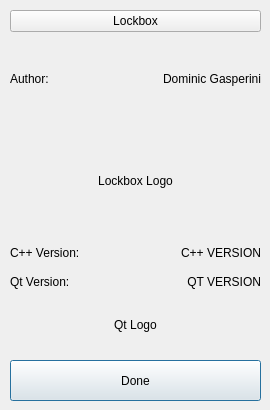
<?xml version="1.0" encoding="UTF-8"?>
<ui version="4.0">
 <class>AboutDlg</class>
 <widget class="QDialog" name="AboutDlg">
  <property name="geometry">
   <rect>
    <x>0</x>
    <y>0</y>
    <width>270</width>
    <height>410</height>
   </rect>
  </property>
  <property name="minimumSize">
   <size>
    <width>270</width>
    <height>410</height>
   </size>
  </property>
  <property name="maximumSize">
   <size>
    <width>270</width>
    <height>410</height>
   </size>
  </property>
  <property name="windowTitle">
   <string>Dialog</string>
  </property>
  <widget class="QPushButton" name="exitBtn">
   <property name="geometry">
    <rect>
     <x>10</x>
     <y>360</y>
     <width>251</width>
     <height>41</height>
    </rect>
   </property>
   <property name="text">
    <string>Done</string>
   </property>
  </widget>
  <widget class="QWidget" name="">
   <property name="geometry">
    <rect>
     <x>10</x>
     <y>10</y>
     <width>251</width>
     <height>341</height>
    </rect>
   </property>
   <layout class="QVBoxLayout" name="verticalLayout_3">
    <item>
     <layout class="QVBoxLayout" name="verticalLayout">
      <item>
       <widget class="QPushButton" name="lockboxTitleBtn">
        <property name="styleSheet">
         <string notr="true">font: 700 oblique 30pt &quot;DejaVu Sans&quot;;</string>
        </property>
        <property name="text">
         <string>Lockbox</string>
        </property>
       </widget>
      </item>
      <item>
       <layout class="QGridLayout" name="gridLayout">
        <item row="0" column="0">
         <widget class="QLabel" name="authorLbl">
          <property name="text">
           <string>Author:</string>
          </property>
          <property name="alignment">
           <set>Qt::AlignLeading|Qt::AlignLeft|Qt::AlignVCenter</set>
          </property>
         </widget>
        </item>
        <item row="0" column="1">
         <widget class="QLabel" name="label">
          <property name="text">
           <string>Dominic Gasperini</string>
          </property>
          <property name="alignment">
           <set>Qt::AlignRight|Qt::AlignTrailing|Qt::AlignVCenter</set>
          </property>
         </widget>
        </item>
       </layout>
      </item>
     </layout>
    </item>
    <item>
     <widget class="QLabel" name="lockboxLogoLbl">
      <property name="text">
       <string>Lockbox Logo</string>
      </property>
      <property name="alignment">
       <set>Qt::AlignCenter</set>
      </property>
     </widget>
    </item>
    <item>
     <layout class="QVBoxLayout" name="verticalLayout_2">
      <item>
       <layout class="QGridLayout" name="gridLayout_2">
        <item row="1" column="1">
         <widget class="QLabel" name="qtVersionNumLbl">
          <property name="text">
           <string>QT VERSION</string>
          </property>
          <property name="alignment">
           <set>Qt::AlignRight|Qt::AlignTrailing|Qt::AlignVCenter</set>
          </property>
         </widget>
        </item>
        <item row="1" column="0">
         <widget class="QLabel" name="qtVersionLbl">
          <property name="text">
           <string>Qt Version:</string>
          </property>
          <property name="alignment">
           <set>Qt::AlignLeading|Qt::AlignLeft|Qt::AlignVCenter</set>
          </property>
         </widget>
        </item>
        <item row="0" column="0">
         <widget class="QLabel" name="cppVersionLbl">
          <property name="text">
           <string>C++ Version: </string>
          </property>
          <property name="alignment">
           <set>Qt::AlignLeading|Qt::AlignLeft|Qt::AlignVCenter</set>
          </property>
         </widget>
        </item>
        <item row="0" column="1">
         <widget class="QLabel" name="cppVersionNumLbl">
          <property name="text">
           <string>C++ VERSION</string>
          </property>
          <property name="alignment">
           <set>Qt::AlignRight|Qt::AlignTrailing|Qt::AlignVCenter</set>
          </property>
         </widget>
        </item>
       </layout>
      </item>
      <item>
       <widget class="QLabel" name="qtLogoLbl">
        <property name="text">
         <string>Qt Logo</string>
        </property>
        <property name="alignment">
         <set>Qt::AlignCenter</set>
        </property>
       </widget>
      </item>
     </layout>
    </item>
   </layout>
  </widget>
 </widget>
 <resources/>
 <connections/>
</ui>
